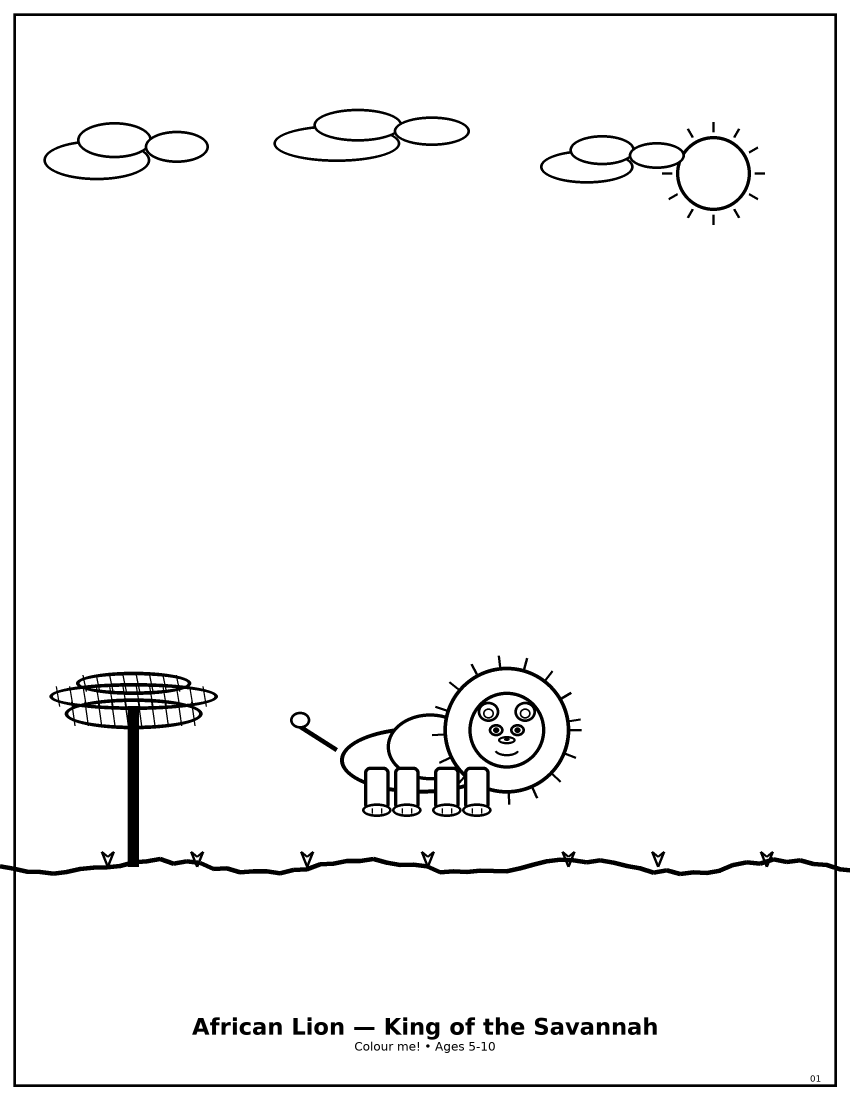
#> input picture african_book/illustrations/01_lion.png, 2550 x 3300 px (shown at 1/3 size); its folder holds 4 pictures in this run
$ python build_qc_and_readme.py
#> lines starting #> are read from the running program, lines starting #| are printed output that depends on the picture
#!/usr/bin/env python3
"""
Generate QC report, README, and validation summaries.
Also renders preview thumbnails.
"""
import pathlib, os, datetime, math
from pathlib import Path
from PyPDF2 import PdfReader
from PIL import Image

ROOT = Path(__file__).resolve().parent.parent
ILLUSTR_DIR = ROOT / "illustrations"
INTERIOR_PDF = ROOT / "interior" / "African_Wildlife_Interior_8.5x11_64p.pdf"
COVER_PDF = ROOT / "cover" / "African_Wildlife_FullWrapCover_17.394x11.25.pdf"
FRONT_JPG = ROOT / "cover" / "FrontCover_8.5x11_300DPI.jpg"
QC_PATH = ROOT / "quality_control_report.md"
README_PATH = ROOT / "README.md"

def check_images():
    files = sorted(ILLUSTR_DIR.glob("*.png"))
    report = []
    bad = []
    for f in files:
        try:
            im = Image.open(f)
#> im is the input picture: PIL image 2550x3300 RGB; min 0, max 255, mean 245.8
            w,h = im.size
#> w = 2550; h = 3300
            mode = im.mode
#> mode = 'RGB'
            # Check size
            ok_size = (w==2550 and h==3300)
#> ok_size = True
            # Check white background via sampling corners
            corners = [im.getpixel((20,20)), im.getpixel((w-20,20)), im.getpixel((20,h-20)), im.getpixel((w-20,h-20))]
#> corners = [(255, 255, 255), (255, 255, 255), (255, 255, 255), (255, 255, 255)]
            white_bg = all(c[0]>245 and c[1]>245 and c[2]>245 for c in corners if isinstance(c, tuple))
#> white_bg = True
            # Check for color (should be grayscale-ish: if R==G==B or near)
            # Sample center - look for non-grayscale color clusters
            # We'll count color pixels where channels differ >20
            # Quick downscale
            small = im.resize((320, 414))
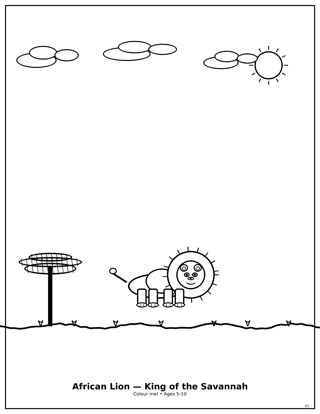
#> small: PIL image 320x414 RGB; min 0, max 255, mean 245.6
            color_pixels = 0
            for px in small.getdata():
                if len(px)>=3:
                    r,g,b = px[:3]
                    if abs(r-g)>18 or abs(g-b)>18 or abs(r-b)>18:
                        # Could be anti-aliased black/grey on white, but pure color like red would be flagged
                        if max(r,g,b) < 250: # ignore white
                            color_pixels +=1
#> after the loop, color_pixels = 0
            is_bw = color_pixels < 1200  # allow some aliasing
#> is_bw = True
            # File size
            sz = f.stat().st_size
            status = "PASS" if ok_size and white_bg and is_bw else "REVIEW"
#> status = 'PASS'
            if status!="PASS":
                bad.append((f.name, ok_size, white_bg, is_bw, color_pixels, w,h, mode))
            report.append((f.name, w,h, mode, sz, ok_size, white_bg, is_bw, status))
        except Exception as e:
            report.append((f.name, 0,0,"?",0,False,False,False,f"ERROR {e}"))
#> pass 2 of the loop in check_images, `for f in files:`:
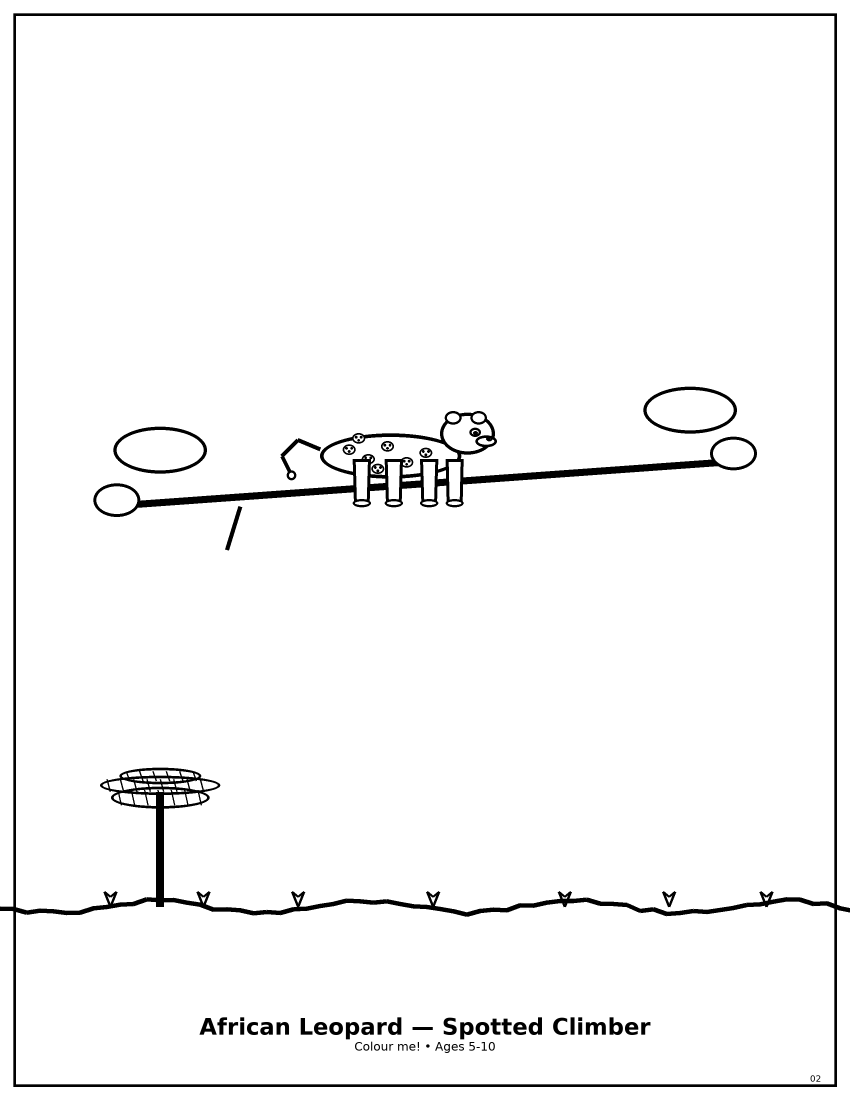
#> input picture african_book/illustrations/02_leopard.png, 2550 x 3300 px (shown at 1/3 size)
#> in check_images, im is the input picture: PIL image 2550x3300 RGB; min 0, max 255, mean 246.8
#> in check_images, `small = im.resize((320, 414))`:
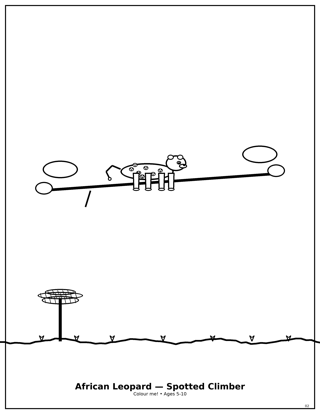
#> small: PIL image 320x414 RGB; min 0, max 255, mean 246.7
#> after the loop in check_images, `for px in small.getdata():`: color_pixels = 0
#> pass 3 of the loop in check_images, `for f in files:`:
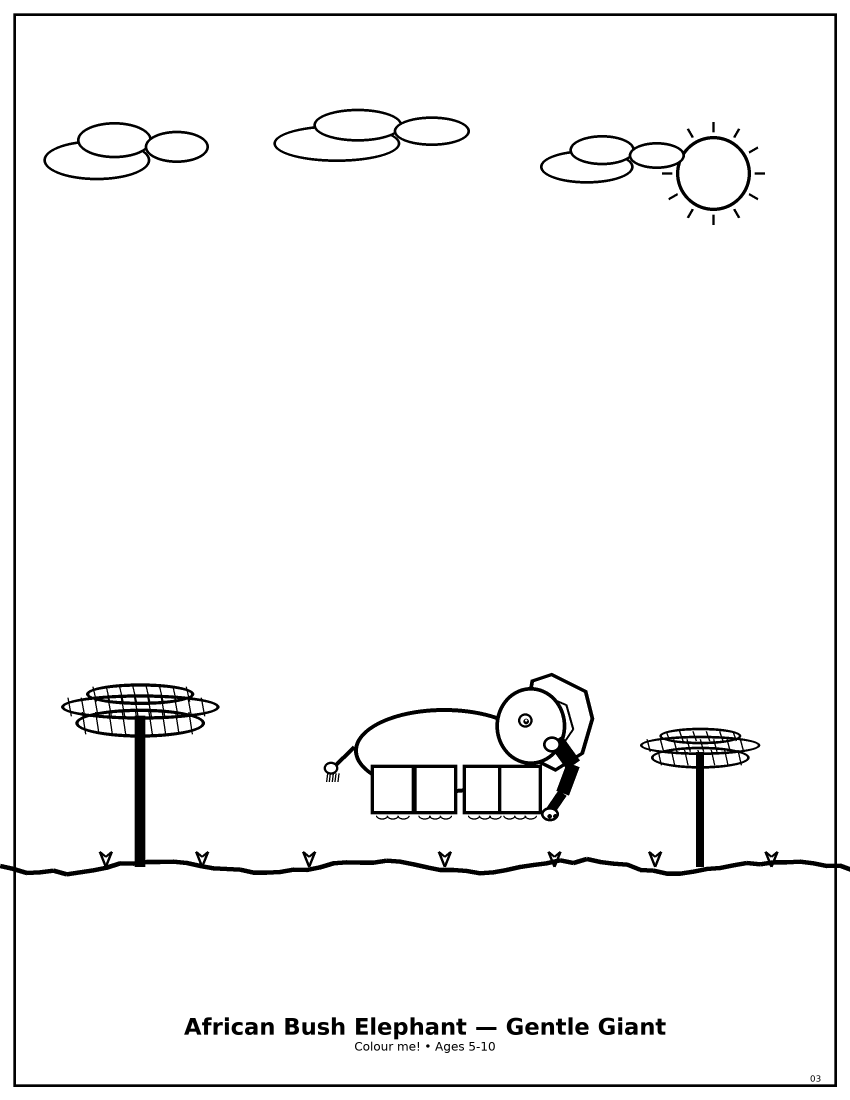
#> input picture african_book/illustrations/03_elephant.png, 2550 x 3300 px (shown at 1/3 size)
#> in check_images, im is the input picture: PIL image 2550x3300 RGB; min 0, max 255, mean 245.3
#> in check_images, `small = im.resize((320, 414))`:
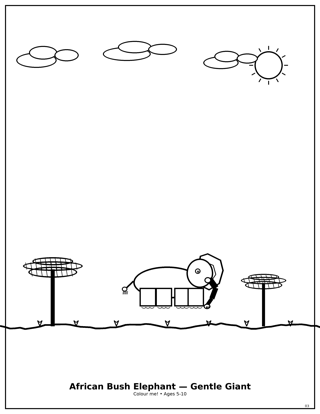
#> small: PIL image 320x414 RGB; min 0, max 255, mean 245.1
#> the loop made 4 passes; the first 3 are shown
    return report, bad

def check_pdf(pdf_path, expected_w_in, expected_h_in):
    try:
#> (the run stopped early here; a loop or call above may not have finished)
